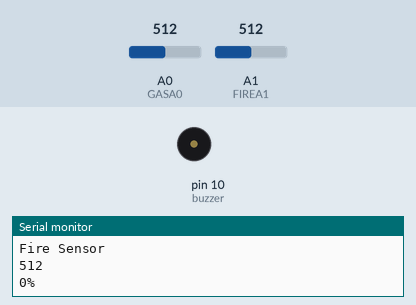
The sketch below on a simulated Arduino Uno, built with avr-gcc and run on an emulated ATmega328P. On the bench: buzzer (waves = sounding), the last lines printed to the serial monitor. Inputs (shaded band) come from the test bench; at power-on: A0 (GASA0) = 512, A1 (FIREA1) = 512.

Above: at 3.9 s.
4.0 s: A0 (GASA0) set to 122
At 4.8 s:
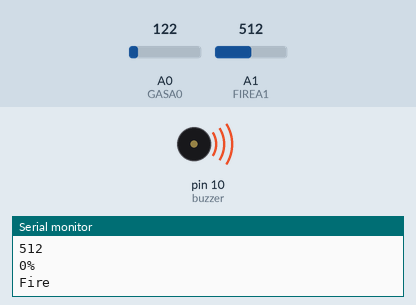
8.0 s: A1 (FIREA1) set to 490
At 11.5 s:
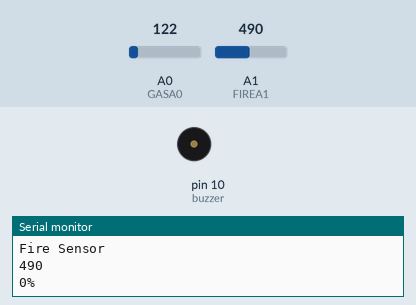
15.9 s: A1 (FIREA1) set to 510
At 18.7 s:
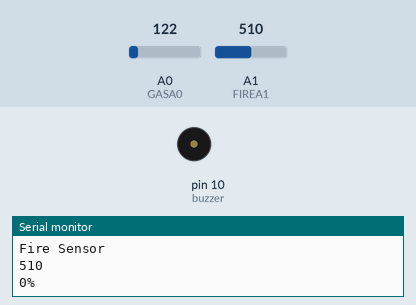
19.9 s: A1 (FIREA1) set to 306
At 22.0 s:
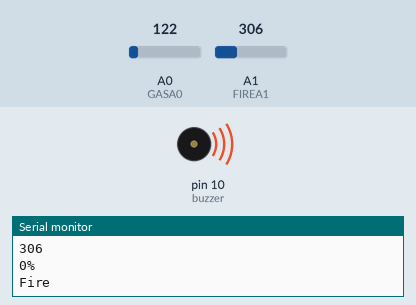
Timing chart, 0 to 28.8 s (numbered marks = the images above; inputs shaded):
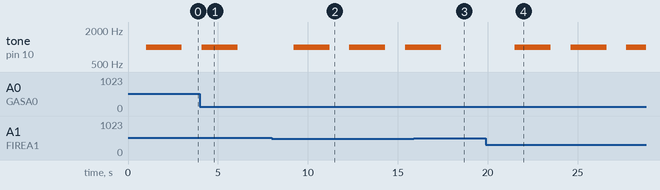

The sketch:

fire_and_smoke_system.ino
```cpp
int GASA0 = A0;
int FIREA1= A1;
int buzzer = 10;
int gasvalue;
int fireValue;

void setup() {
  // put your setup code here, to run once:
  Serial.begin(9600);
  pinMode(buzzer, OUTPUT);
  pinMode(GASA0, INPUT);
  pinMode(FIREA1, INPUT);
}

void loop() {
  // put your main code here, to run repeatedly:
  int somekSensor=analogRead(GASA0);
  int fireSensor=analogRead(FIREA1);

  gasvalue=(somekSensor)/35;
  fireValue=(fireSensor/1035)*100;

  Serial.println("Gas sensor value");
  Serial.println(somekSensor);
  Serial.print(gasvalue);
  Serial.print("% \n");
  Serial.println("Fire Sensor");
  Serial.println(fireSensor);
  Serial.print(fireValue);
  Serial.println("%");
  delay(1000);

  if(gasvalue>4 || fireSensor<500){
    Serial.println("Fire");
    tone(buzzer, 1000, 10000);
    delay(2000);
    noTone(buzzer);
    delay(100);
    }else{
      noTone(buzzer);
      }

}
```

Measured:
- the behaviour switches between 500 and 499 on A1 (FIREA1) (found by bisection; images 1 and 2)
- after the input at 4.0 s, tone on pin 10 (buzzer): goes on until 6.1 s, then stays silent
- after the input at 8.0 s, tone on pin 10 (buzzer): alternates 1000 Hz for 2.0 s and silent for 1.1 s, starting after 1.2 s
- after the input at 15.9 s, tone on pin 10 (buzzer): goes on until 17.4 s, then stays silent
- after the input at 19.9 s, tone on pin 10 (buzzer): alternates 1000 Hz for 2.0 s and silent for 1.1 s, starting after 1.6 s
